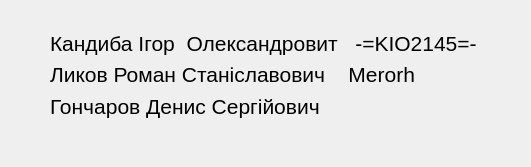
<?xml version="1.0" encoding="UTF-8"?>
<ui version="4.0">
 <class>autor</class>
 <widget class="QDialog" name="autor">
  <property name="geometry">
   <rect>
    <x>0</x>
    <y>0</y>
    <width>531</width>
    <height>167</height>
   </rect>
  </property>
  <property name="windowTitle">
   <string>Dialog</string>
  </property>
  <widget class="QWidget" name="layoutWidget">
   <property name="geometry">
    <rect>
     <x>50</x>
     <y>30</y>
     <width>441</width>
     <height>89</height>
    </rect>
   </property>
   <layout class="QVBoxLayout" name="verticalLayout">
    <item>
     <widget class="QLabel" name="label">
      <property name="font">
       <font>
        <pointsize>16</pointsize>
       </font>
      </property>
      <property name="text">
       <string>Кандиба Ігор  Олександровит   -=KIO2145=-</string>
      </property>
     </widget>
    </item>
    <item>
     <widget class="QLabel" name="label_2">
      <property name="font">
       <font>
        <pointsize>16</pointsize>
       </font>
      </property>
      <property name="text">
       <string>Ликов Роман Станіславович    Merorh</string>
      </property>
     </widget>
    </item>
    <item>
     <widget class="QLabel" name="label_3">
      <property name="font">
       <font>
        <pointsize>16</pointsize>
       </font>
      </property>
      <property name="text">
       <string>Гончаров Денис Сергійович  </string>
      </property>
     </widget>
    </item>
   </layout>
  </widget>
 </widget>
 <resources/>
 <connections/>
</ui>
